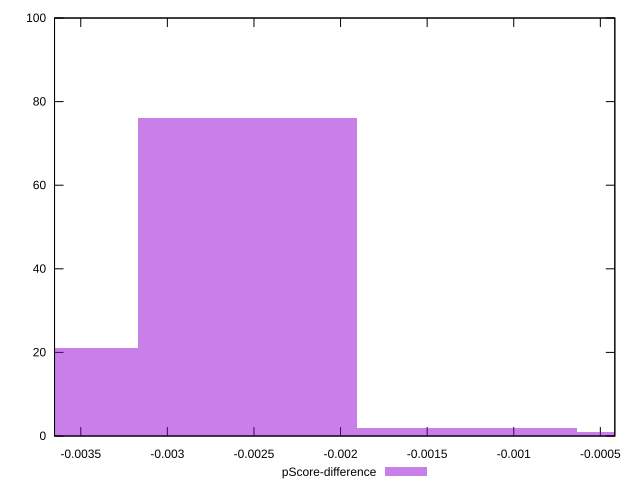

Here is the gnuplot script that generated this plot:
reset

$pScoreDifference <<EOF
0 1
-0.002536426359129887 76
-0.0038046395386948303 21
-0.0012682131795649434 2
EOF

set key outside below
set boxwidth 0.0012682131795649434
set xrange [-0.0036514803112763783:-0.0004164199541745184]
set yrange [0:100]
set trange [0:100]
set style fill transparent solid 0.5 noborder
set terminal svg size 640, 490 enhanced background rgb 'white'
set output "reports/report_00032_2021-02-25T10-28-15.087Z/first-contentful-paint/samples/agenda/pScore-difference/histogram.svg"

plot $pScoreDifference title "pScore-difference" with boxes

reset
